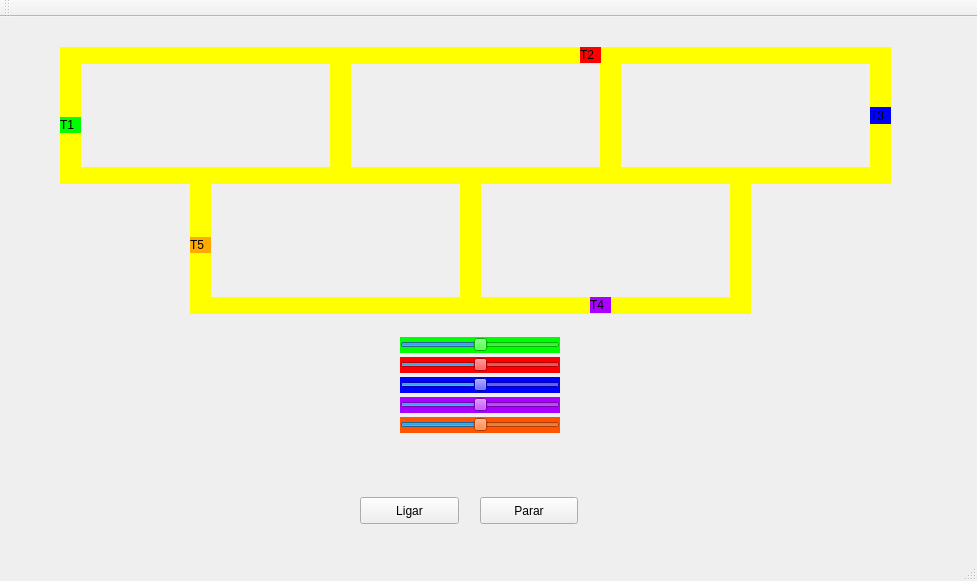
<?xml version="1.0" encoding="UTF-8"?>
<ui version="4.0">
 <class>MainWindow</class>
 <widget class="QMainWindow" name="MainWindow">
  <property name="geometry">
   <rect>
    <x>0</x>
    <y>0</y>
    <width>977</width>
    <height>581</height>
   </rect>
  </property>
  <property name="windowTitle">
   <string>MainWindow</string>
  </property>
  <widget class="QWidget" name="centralWidget">
   <widget class="QLabel" name="label_trem1">
    <property name="geometry">
     <rect>
      <x>60</x>
      <y>100</y>
      <width>21</width>
      <height>16</height>
     </rect>
    </property>
    <property name="styleSheet">
     <string notr="true">QLabel { background: rgb(0, 255, 0)}</string>
    </property>
    <property name="text">
     <string>T1</string>
    </property>
   </widget>
   <widget class="QLabel" name="label_trilho1">
    <property name="geometry">
     <rect>
      <x>80</x>
      <y>30</y>
      <width>250</width>
      <height>17</height>
     </rect>
    </property>
    <property name="styleSheet">
     <string notr="true">QLabel { background: yellow}</string>
    </property>
    <property name="text">
     <string/>
    </property>
   </widget>
   <widget class="QLabel" name="label_trilho2">
    <property name="geometry">
     <rect>
      <x>80</x>
      <y>150</y>
      <width>250</width>
      <height>17</height>
     </rect>
    </property>
    <property name="styleSheet">
     <string notr="true">QLabel { background: yellow}</string>
    </property>
    <property name="text">
     <string/>
    </property>
   </widget>
   <widget class="QLabel" name="label_trilho3">
    <property name="geometry">
     <rect>
      <x>330</x>
      <y>30</y>
      <width>21</width>
      <height>137</height>
     </rect>
    </property>
    <property name="styleSheet">
     <string notr="true">QLabel { background: yellow}</string>
    </property>
    <property name="text">
     <string/>
    </property>
   </widget>
   <widget class="QLabel" name="label_trilho4">
    <property name="geometry">
     <rect>
      <x>60</x>
      <y>30</y>
      <width>21</width>
      <height>137</height>
     </rect>
    </property>
    <property name="styleSheet">
     <string notr="true">QLabel { background: yellow}</string>
    </property>
    <property name="text">
     <string/>
    </property>
   </widget>
   <widget class="QPushButton" name="pushButton">
    <property name="geometry">
     <rect>
      <x>360</x>
      <y>480</y>
      <width>99</width>
      <height>27</height>
     </rect>
    </property>
    <property name="text">
     <string>Ligar</string>
    </property>
   </widget>
   <widget class="QPushButton" name="pushButton_2">
    <property name="geometry">
     <rect>
      <x>480</x>
      <y>480</y>
      <width>98</width>
      <height>27</height>
     </rect>
    </property>
    <property name="text">
     <string>Parar</string>
    </property>
   </widget>
   <widget class="QLabel" name="label_trilho4_2">
    <property name="geometry">
     <rect>
      <x>600</x>
      <y>30</y>
      <width>21</width>
      <height>137</height>
     </rect>
    </property>
    <property name="styleSheet">
     <string notr="true">QLabel { background: yellow}</string>
    </property>
    <property name="text">
     <string/>
    </property>
   </widget>
   <widget class="QLabel" name="label_trilho1_2">
    <property name="geometry">
     <rect>
      <x>350</x>
      <y>30</y>
      <width>250</width>
      <height>17</height>
     </rect>
    </property>
    <property name="styleSheet">
     <string notr="true">QLabel { background: yellow}</string>
    </property>
    <property name="text">
     <string/>
    </property>
   </widget>
   <widget class="QLabel" name="label_trilho2_2">
    <property name="geometry">
     <rect>
      <x>350</x>
      <y>150</y>
      <width>250</width>
      <height>17</height>
     </rect>
    </property>
    <property name="styleSheet">
     <string notr="true">QLabel { background: yellow}</string>
    </property>
    <property name="text">
     <string/>
    </property>
   </widget>
   <widget class="QLabel" name="label_trem2">
    <property name="geometry">
     <rect>
      <x>580</x>
      <y>30</y>
      <width>21</width>
      <height>16</height>
     </rect>
    </property>
    <property name="styleSheet">
     <string notr="true">QLabel { background: red}</string>
    </property>
    <property name="text">
     <string>T2</string>
    </property>
   </widget>
   <widget class="QLabel" name="label_trilho1_3">
    <property name="geometry">
     <rect>
      <x>620</x>
      <y>30</y>
      <width>250</width>
      <height>17</height>
     </rect>
    </property>
    <property name="styleSheet">
     <string notr="true">QLabel { background: yellow}</string>
    </property>
    <property name="text">
     <string/>
    </property>
   </widget>
   <widget class="QLabel" name="label_trilho1_4">
    <property name="geometry">
     <rect>
      <x>620</x>
      <y>150</y>
      <width>250</width>
      <height>17</height>
     </rect>
    </property>
    <property name="styleSheet">
     <string notr="true">QLabel { background: yellow}</string>
    </property>
    <property name="text">
     <string/>
    </property>
   </widget>
   <widget class="QLabel" name="label_trilho4_3">
    <property name="geometry">
     <rect>
      <x>870</x>
      <y>30</y>
      <width>21</width>
      <height>137</height>
     </rect>
    </property>
    <property name="styleSheet">
     <string notr="true">QLabel { background: yellow}</string>
    </property>
    <property name="text">
     <string/>
    </property>
   </widget>
   <widget class="QLabel" name="label_trilho4_4">
    <property name="geometry">
     <rect>
      <x>460</x>
      <y>160</y>
      <width>21</width>
      <height>137</height>
     </rect>
    </property>
    <property name="styleSheet">
     <string notr="true">QLabel { background: yellow}</string>
    </property>
    <property name="text">
     <string/>
    </property>
   </widget>
   <widget class="QLabel" name="label_trilho1_5">
    <property name="geometry">
     <rect>
      <x>480</x>
      <y>280</y>
      <width>250</width>
      <height>17</height>
     </rect>
    </property>
    <property name="styleSheet">
     <string notr="true">QLabel { background: yellow}</string>
    </property>
    <property name="text">
     <string/>
    </property>
   </widget>
   <widget class="QLabel" name="label_trilho4_5">
    <property name="geometry">
     <rect>
      <x>730</x>
      <y>160</y>
      <width>21</width>
      <height>137</height>
     </rect>
    </property>
    <property name="styleSheet">
     <string notr="true">QLabel { background: yellow}</string>
    </property>
    <property name="text">
     <string/>
    </property>
   </widget>
   <widget class="QLabel" name="label_trilho2_3">
    <property name="geometry">
     <rect>
      <x>210</x>
      <y>280</y>
      <width>250</width>
      <height>17</height>
     </rect>
    </property>
    <property name="styleSheet">
     <string notr="true">QLabel { background: yellow}</string>
    </property>
    <property name="text">
     <string/>
    </property>
   </widget>
   <widget class="QLabel" name="label_trilho4_6">
    <property name="geometry">
     <rect>
      <x>190</x>
      <y>166</y>
      <width>21</width>
      <height>131</height>
     </rect>
    </property>
    <property name="styleSheet">
     <string notr="true">QLabel { background: yellow}</string>
    </property>
    <property name="text">
     <string/>
    </property>
   </widget>
   <widget class="QLabel" name="label_trem3">
    <property name="geometry">
     <rect>
      <x>870</x>
      <y>90</y>
      <width>21</width>
      <height>17</height>
     </rect>
    </property>
    <property name="palette">
     <palette>
      <active>
       <colorrole role="Button">
        <brush brushstyle="SolidPattern">
         <color alpha="255">
          <red>0</red>
          <green>0</green>
          <blue>255</blue>
         </color>
        </brush>
       </colorrole>
       <colorrole role="Base">
        <brush brushstyle="SolidPattern">
         <color alpha="255">
          <red>0</red>
          <green>0</green>
          <blue>255</blue>
         </color>
        </brush>
       </colorrole>
       <colorrole role="Window">
        <brush brushstyle="SolidPattern">
         <color alpha="255">
          <red>0</red>
          <green>0</green>
          <blue>255</blue>
         </color>
        </brush>
       </colorrole>
      </active>
      <inactive>
       <colorrole role="Button">
        <brush brushstyle="SolidPattern">
         <color alpha="255">
          <red>0</red>
          <green>0</green>
          <blue>255</blue>
         </color>
        </brush>
       </colorrole>
       <colorrole role="Base">
        <brush brushstyle="SolidPattern">
         <color alpha="255">
          <red>0</red>
          <green>0</green>
          <blue>255</blue>
         </color>
        </brush>
       </colorrole>
       <colorrole role="Window">
        <brush brushstyle="SolidPattern">
         <color alpha="255">
          <red>0</red>
          <green>0</green>
          <blue>255</blue>
         </color>
        </brush>
       </colorrole>
      </inactive>
      <disabled>
       <colorrole role="Button">
        <brush brushstyle="SolidPattern">
         <color alpha="255">
          <red>0</red>
          <green>0</green>
          <blue>255</blue>
         </color>
        </brush>
       </colorrole>
       <colorrole role="Base">
        <brush brushstyle="SolidPattern">
         <color alpha="255">
          <red>0</red>
          <green>0</green>
          <blue>255</blue>
         </color>
        </brush>
       </colorrole>
       <colorrole role="Window">
        <brush brushstyle="SolidPattern">
         <color alpha="255">
          <red>0</red>
          <green>0</green>
          <blue>255</blue>
         </color>
        </brush>
       </colorrole>
      </disabled>
     </palette>
    </property>
    <property name="styleSheet">
     <string notr="true">QLabel { background: rgb(0, 0, 255)}</string>
    </property>
    <property name="text">
     <string>T3</string>
    </property>
   </widget>
   <widget class="QLabel" name="label_trem4">
    <property name="geometry">
     <rect>
      <x>590</x>
      <y>280</y>
      <width>21</width>
      <height>16</height>
     </rect>
    </property>
    <property name="styleSheet">
     <string notr="true">QLabel { background: rgb(170, 0, 255)}</string>
    </property>
    <property name="text">
     <string>T4</string>
    </property>
   </widget>
   <widget class="QLabel" name="label_trem5">
    <property name="geometry">
     <rect>
      <x>190</x>
      <y>220</y>
      <width>21</width>
      <height>16</height>
     </rect>
    </property>
    <property name="styleSheet">
     <string notr="true">QLabel { background: rgb(255, 170, 0)}</string>
    </property>
    <property name="text">
     <string>T5</string>
    </property>
   </widget>
   <widget class="QSlider" name="horizontalSlider_2">
    <property name="geometry">
     <rect>
      <x>400</x>
      <y>340</y>
      <width>160</width>
      <height>16</height>
     </rect>
    </property>
    <property name="styleSheet">
     <string notr="true">background-color: rgb(255, 0, 0);</string>
    </property>
    <property name="minimum">
     <number>0</number>
    </property>
    <property name="maximum">
     <number>500</number>
    </property>
    <property name="value">
     <number>250</number>
    </property>
    <property name="sliderPosition">
     <number>250</number>
    </property>
    <property name="orientation">
     <enum>Qt::Horizontal</enum>
    </property>
   </widget>
   <widget class="QSlider" name="horizontalSlider_3">
    <property name="geometry">
     <rect>
      <x>400</x>
      <y>360</y>
      <width>160</width>
      <height>16</height>
     </rect>
    </property>
    <property name="styleSheet">
     <string notr="true">background-color: rgb(0, 0, 255);</string>
    </property>
    <property name="minimum">
     <number>0</number>
    </property>
    <property name="maximum">
     <number>500</number>
    </property>
    <property name="value">
     <number>250</number>
    </property>
    <property name="sliderPosition">
     <number>250</number>
    </property>
    <property name="orientation">
     <enum>Qt::Horizontal</enum>
    </property>
   </widget>
   <widget class="QSlider" name="horizontalSlider_4">
    <property name="geometry">
     <rect>
      <x>400</x>
      <y>380</y>
      <width>160</width>
      <height>16</height>
     </rect>
    </property>
    <property name="styleSheet">
     <string notr="true">background-color: rgb(170, 0, 255);</string>
    </property>
    <property name="minimum">
     <number>0</number>
    </property>
    <property name="maximum">
     <number>500</number>
    </property>
    <property name="value">
     <number>250</number>
    </property>
    <property name="sliderPosition">
     <number>250</number>
    </property>
    <property name="orientation">
     <enum>Qt::Horizontal</enum>
    </property>
   </widget>
   <widget class="QSlider" name="horizontalSlider_5">
    <property name="geometry">
     <rect>
      <x>400</x>
      <y>400</y>
      <width>160</width>
      <height>16</height>
     </rect>
    </property>
    <property name="styleSheet">
     <string notr="true">background-color: rgb(255, 85, 0);</string>
    </property>
    <property name="minimum">
     <number>0</number>
    </property>
    <property name="maximum">
     <number>500</number>
    </property>
    <property name="value">
     <number>250</number>
    </property>
    <property name="sliderPosition">
     <number>250</number>
    </property>
    <property name="orientation">
     <enum>Qt::Horizontal</enum>
    </property>
   </widget>
   <widget class="QSlider" name="horizontalSlider">
    <property name="geometry">
     <rect>
      <x>400</x>
      <y>320</y>
      <width>160</width>
      <height>16</height>
     </rect>
    </property>
    <property name="styleSheet">
     <string notr="true">background-color: rgb(0, 255, 0);</string>
    </property>
    <property name="maximum">
     <number>500</number>
    </property>
    <property name="value">
     <number>250</number>
    </property>
    <property name="orientation">
     <enum>Qt::Horizontal</enum>
    </property>
    <property name="invertedAppearance">
     <bool>false</bool>
    </property>
    <property name="invertedControls">
     <bool>true</bool>
    </property>
   </widget>
   <zorder>label_trilho1</zorder>
   <zorder>label_trilho2</zorder>
   <zorder>label_trilho3</zorder>
   <zorder>label_trilho4</zorder>
   <zorder>label_trem1</zorder>
   <zorder>pushButton</zorder>
   <zorder>pushButton_2</zorder>
   <zorder>label_trilho4_2</zorder>
   <zorder>label_trilho1_2</zorder>
   <zorder>label_trilho2_2</zorder>
   <zorder>label_trilho1_3</zorder>
   <zorder>label_trilho1_4</zorder>
   <zorder>label_trilho4_3</zorder>
   <zorder>label_trilho4_4</zorder>
   <zorder>label_trilho1_5</zorder>
   <zorder>label_trilho4_5</zorder>
   <zorder>label_trilho2_3</zorder>
   <zorder>label_trilho4_6</zorder>
   <zorder>label_trem3</zorder>
   <zorder>label_trem4</zorder>
   <zorder>label_trem5</zorder>
   <zorder>label_trem2</zorder>
   <zorder>horizontalSlider_2</zorder>
   <zorder>horizontalSlider_3</zorder>
   <zorder>horizontalSlider_4</zorder>
   <zorder>horizontalSlider_5</zorder>
   <zorder>horizontalSlider</zorder>
  </widget>
  <widget class="QMenuBar" name="menuBar">
   <property name="geometry">
    <rect>
     <x>0</x>
     <y>0</y>
     <width>977</width>
     <height>20</height>
    </rect>
   </property>
  </widget>
  <widget class="QToolBar" name="mainToolBar">
   <attribute name="toolBarArea">
    <enum>TopToolBarArea</enum>
   </attribute>
   <attribute name="toolBarBreak">
    <bool>false</bool>
   </attribute>
  </widget>
  <widget class="QStatusBar" name="statusBar"/>
 </widget>
 <layoutdefault spacing="6" margin="11"/>
 <resources/>
 <connections/>
</ui>
